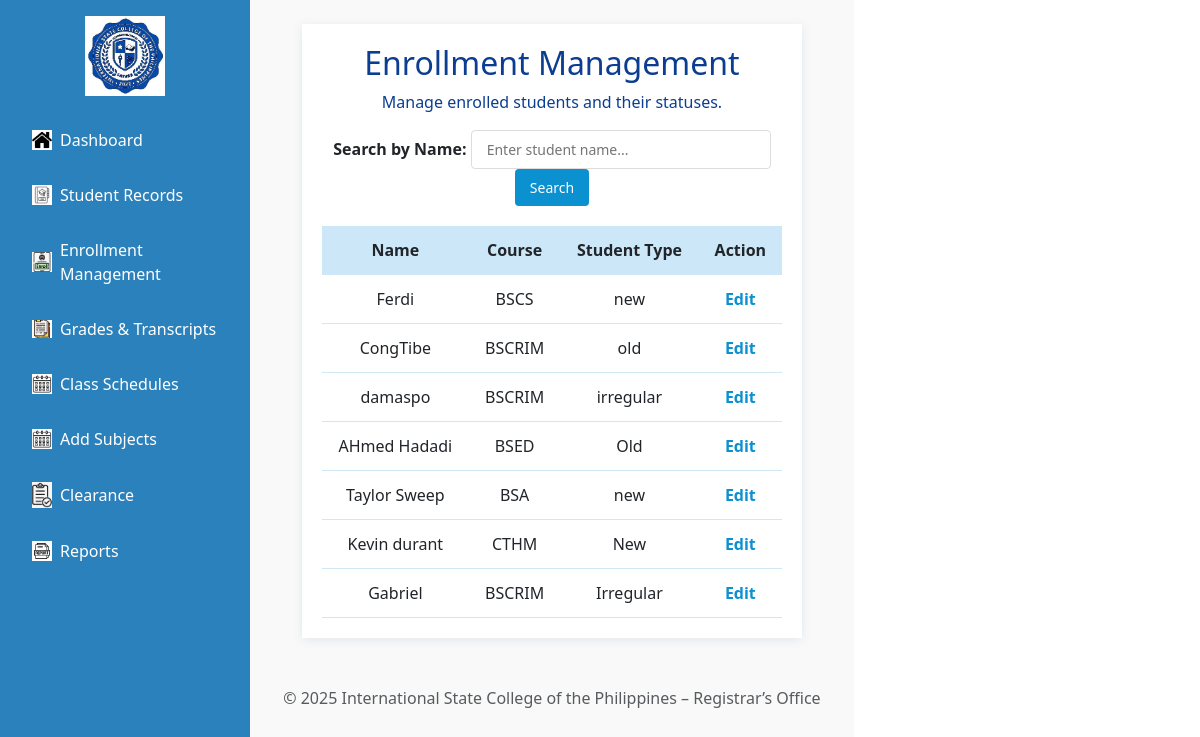
Screenshot of /Registrar/registrar.php?page=enrollment_management with the database file from the repository.
### tables this page shows
CREATE TABLE `tbladmission_addstudent` (
  `Admission_ID` int(11) NOT NULL,
  `full_name` varchar(255) NOT NULL,
  `birthdate` date NOT NULL,
  `gender` varchar(20) NOT NULL,
  `nationality` varchar(50) NOT NULL,
  `religion` varchar(50) NOT NULL,
  `address` text NOT NULL,
  `province` varchar(100) NOT NULL,
  `zip` varchar(10) NOT NULL,
  `city` varchar(100) NOT NULL,
  `email` varchar(255) NOT NULL,
  `phone` varchar(20) NOT NULL,
  `photo` varchar(255) DEFAULT NULL,
  `fathers_name` varchar(255) NOT NULL,
  `fathers_occupation` varchar(255) NOT NULL,
  `father_contact` varchar(20) NOT NULL,
  `mothers_name` varchar(255) NOT NULL,
  `mothers_occupation` varchar(255) NOT NULL,
  `mother_contact` varchar(20) NOT NULL,
  `guardian_name` varchar(255) NOT NULL,
  `guardian_relationship` varchar(100) NOT NULL,
  `guardian_contact` varchar(20) NOT NULL,
  `applying_grade` varchar(20) NOT NULL,
  `prevschool` varchar(255) NOT NULL,
  `last_grade` varchar(20) NOT NULL,
  `course` varchar(100) NOT NULL,
  `student_type` varchar(50) NOT NULL,
  `confirm` tinyint(1) NOT NULL,
  `signature` varchar(255) DEFAULT NULL,
  `sigdate` date DEFAULT NULL,
  `signature_path` varchar(255) NOT NULL,
  `document_path` varchar(255) NOT NULL,
  `document_name` varchar(255) NOT NULL,
  `status` varchar(255) DEFAULT 'Pending'
);

### Registrar/pages/enrollment_management.php (the view, shortened to what this page needs)
<?php
$servername = "localhost";
$username = "root";
$password = "";
$dbname = "iscpdb";
$conn = new mysqli($servername, $username, $password, $dbname);
$search_term = isset($_GET['search']) ? $_GET['search'] : '';
$sql = "
    SELECT
        Admission_ID,
        full_name,
        course,
        student_type
    FROM tbladmission_addstudent
";
$sql .= " ORDER BY Admission_ID DESC";
$stmt = $conn->prepare($sql);
$stmt->execute();
$result = $stmt->get_result();
?>
<!DOCTYPE html>
<html>
<head>
</head>
<body>
<div class="container">
    <h2>Enrollment Management</h2>
    <p>Manage enrolled students and their statuses.</p>
    <form method="GET" action="registrar.php" class="filter-form">
        <label><strong>Search by Name:</strong></label>
        <input type="text" name="search" placeholder="Enter student name..." value="<?= htmlspecialchars($search_term) ?>">
        <button type="submit">Search</button>
    </form>
    <table>
        <thead>
            <tr>
                <th>Name</th>
                <th>Course</th>
                <th>Student Type</th>
                <th>Action</th>
            </tr>
        </thead>
        <tbody>
            <?php if ($result && $result->num_rows > 0): ?>
                <?php while ($student = $result->fetch_assoc()): ?>
                    <tr>
                        <td><?= htmlspecialchars($student['full_name']) ?></td>
                        <td><?= htmlspecialchars(isset($student['course']) ? $student['course'] : 'N/A') ?></td>
                        <td><?= htmlspecialchars(isset($student['student_type']) ? $student['student_type'] : 'N/A') ?></td>
                        <td><a href="pages/edit_enrollment.php?student_id=<?= $student['Admission_ID'] ?>">Edit</a></td>
                    </tr>
                <?php endwhile; ?>
            <?php else: ?>
                <tr><td colspan="4" class="no-data">No students found<?= !empty($search_term) ? ' matching "' . htmlspecialchars($search_term) . '"' : '' ?></td></tr>
            <?php endif; ?>
        </tbody>
    </table>
</div>
</body>
</html>

### Registrar/assets/css/style.css (style rules this page uses)
body { margin: 0; font-family: Arial, sans-serif; display: flex; height: 100vh; }
h2, .nav-link { font-weight: bold; }

### Registrar/pages/enrollment_management.php (style rules this page uses)
h2, p { text-align: center; color: #0b3d91; }
.container { margin: 0 auto; background: #ffffff; padding: 20px; box-shadow: 0 2px 10px rgba(0, 80, 120, 0.1); width: 90%; }
table { width: 100%; border-collapse: collapse; margin-top: 20px; }
thead { background-color: #cce7f7; }
th, td { padding: 12px 15px; text-align: center; border-bottom: 1px solid #d0e8f5; }
a { color: #0b90d0; text-decoration: none; font-weight: bold; }
.filter-form { text-align: center; margin-bottom: 20px; }
input[type="text"] { padding: 8px 15px; font-size: 14px; width: 300px; border: 1px solid #ddd; border-radius: 4px; }
button { padding: 8px 15px; font-size: 14px; background-color: #0b90d0; color: white; border: none; border-radius: 4px; cursor: pointer; }

### rows the page displays
tbladmission_addstudent: full_name "Ferdi", course "BSCS", student_type "new"
tbladmission_addstudent: full_name "CongTibe", course "BSCRIM", student_type "old"
tbladmission_addstudent: full_name "damaspo", course "BSCRIM", student_type "irregular"
tbladmission_addstudent: full_name "AHmed Hadadi", course "BSED", student_type "Old"
tbladmission_addstudent: full_name "Taylor Sweep", course "BSA", student_type "new"
tbladmission_addstudent: full_name "Kevin durant", course "CTHM", student_type "New"
tbladmission_addstudent: full_name "Gabriel", course "BSCRIM", student_type "Irregular"
